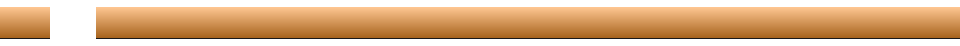
<?xml version="1.0" encoding="UTF-8"?>
<ui version="4.0">
 <class>Form</class>
 <widget class="QWidget" name="Form">
  <property name="geometry">
   <rect>
    <x>0</x>
    <y>0</y>
    <width>960</width>
    <height>46</height>
   </rect>
  </property>
  <property name="minimumSize">
   <size>
    <width>960</width>
    <height>46</height>
   </size>
  </property>
  <property name="maximumSize">
   <size>
    <width>960</width>
    <height>46</height>
   </size>
  </property>
  <property name="windowOpacity">
   <double>0.000000000000000</double>
  </property>
  <property name="styleSheet">
   <string notr="true">#Form {
    border: none;
    background-color: transparent;
}</string>
  </property>
  <widget class="QLabel" name="label">
   <property name="geometry">
    <rect>
     <x>52</x>
     <y>2</y>
     <width>42</width>
     <height>42</height>
    </rect>
   </property>
   <property name="minimumSize">
    <size>
     <width>42</width>
     <height>42</height>
    </size>
   </property>
   <property name="maximumSize">
    <size>
     <width>42</width>
     <height>42</height>
    </size>
   </property>
   <property name="pixmap">
    <pixmap resource="../../resources.qrc">:/textures/vip_system_page/icon_beginner.png</pixmap>
   </property>
  </widget>
  <widget class="QLabel" name="label_2">
   <property name="geometry">
    <rect>
     <x>50</x>
     <y>0</y>
     <width>46</width>
     <height>46</height>
    </rect>
   </property>
   <property name="pixmap">
    <pixmap resource="../../resources.qrc">:/textures/vip_system_page/mask.png</pixmap>
   </property>
  </widget>
  <widget class="QFrame" name="frame">
   <property name="geometry">
    <rect>
     <x>96</x>
     <y>7</y>
     <width>864</width>
     <height>32</height>
    </rect>
   </property>
   <property name="minimumSize">
    <size>
     <width>0</width>
     <height>32</height>
    </size>
   </property>
   <property name="maximumSize">
    <size>
     <width>16777215</width>
     <height>32</height>
    </size>
   </property>
   <property name="styleSheet">
    <string notr="true">.QFrame {
	background-color: qlineargradient(spread:pad, x1:0, y1:1, x2:0, y2:0, stop:0 rgba(163, 95, 24, 255), stop:1 rgba(255, 199, 146, 255));
border: none;
border-bottom: 1px solid #191919;
}</string>
   </property>
   <property name="frameShape">
    <enum>QFrame::StyledPanel</enum>
   </property>
   <property name="frameShadow">
    <enum>QFrame::Raised</enum>
   </property>
   <layout class="QHBoxLayout" name="horizontalLayout" stretch="0">
    <property name="spacing">
     <number>0</number>
    </property>
    <property name="leftMargin">
     <number>0</number>
    </property>
    <property name="topMargin">
     <number>0</number>
    </property>
    <property name="rightMargin">
     <number>0</number>
    </property>
    <property name="bottomMargin">
     <number>0</number>
    </property>
    <item alignment="Qt::AlignTop">
     <widget class="EntityWidget" name="entitywidget">
      <property name="minimumSize">
       <size>
        <width>400</width>
        <height>2</height>
       </size>
      </property>
      <property name="maximumSize">
       <size>
        <width>960</width>
        <height>1</height>
       </size>
      </property>
      <property name="backgroundColor">
       <color alpha="230">
        <red>255</red>
        <green>255</green>
        <blue>255</blue>
       </color>
      </property>
      <property name="blending">
       <enum>E::Overlay</enum>
      </property>
     </widget>
    </item>
   </layout>
  </widget>
  <widget class="QFrame" name="frame_2">
   <property name="geometry">
    <rect>
     <x>0</x>
     <y>7</y>
     <width>50</width>
     <height>32</height>
    </rect>
   </property>
   <property name="minimumSize">
    <size>
     <width>50</width>
     <height>32</height>
    </size>
   </property>
   <property name="maximumSize">
    <size>
     <width>50</width>
     <height>32</height>
    </size>
   </property>
   <property name="styleSheet">
    <string notr="true">.QFrame {
	background-color: qlineargradient(spread:pad, x1:0, y1:1, x2:0, y2:0, stop:0 rgba(163, 95, 24, 255), stop:1 rgba(255, 199, 146, 255));
border: none;
border-bottom: 1px solid #191919;
}</string>
   </property>
   <property name="frameShape">
    <enum>QFrame::StyledPanel</enum>
   </property>
   <property name="frameShadow">
    <enum>QFrame::Raised</enum>
   </property>
   <layout class="QHBoxLayout" name="horizontalLayout_2" stretch="0">
    <property name="spacing">
     <number>0</number>
    </property>
    <property name="leftMargin">
     <number>0</number>
    </property>
    <property name="topMargin">
     <number>0</number>
    </property>
    <property name="rightMargin">
     <number>0</number>
    </property>
    <property name="bottomMargin">
     <number>0</number>
    </property>
    <item alignment="Qt::AlignTop">
     <widget class="EntityWidget" name="entitywidget_2">
      <property name="minimumSize">
       <size>
        <width>400</width>
        <height>2</height>
       </size>
      </property>
      <property name="maximumSize">
       <size>
        <width>800</width>
        <height>1</height>
       </size>
      </property>
      <property name="backgroundColor">
       <color alpha="230">
        <red>255</red>
        <green>255</green>
        <blue>255</blue>
       </color>
      </property>
      <property name="blending">
       <enum>E::Overlay</enum>
      </property>
     </widget>
    </item>
   </layout>
  </widget>
 </widget>
 <customwidgets>
  <customwidget>
   <class>EntityWidget</class>
   <extends>QWidget</extends>
   <header>plugins.h</header>
   <container>1</container>
  </customwidget>
 </customwidgets>
 <resources>
  <include location="../../resources.qrc"/>
 </resources>
 <connections/>
</ui>
